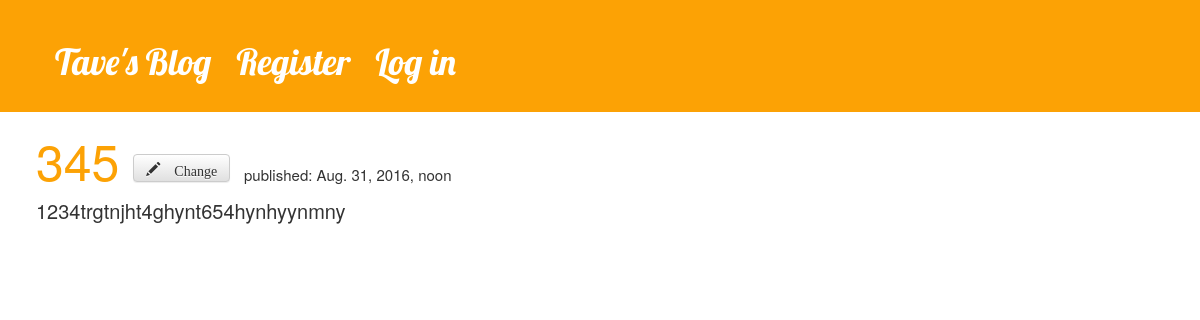
/blog/post/3/, run on the app's committed database.
### blog/models.py (models this page shows, shortened)
class Post(models.Model):
    author = models.ForeignKey('auth.User')
    title = models.CharField(max_length=200)
    text = models.TextField()
    created_date = models.DateTimeField(default=timezone.now)
    published_date = models.DateTimeField(blank=True, null=True)

### blog/views.py (the view)
# urls.py: url(r'^post/(?P<pk>[0-9]+)/$', views.post_detail, name='post_detail'),
def post_detail(request, pk):
    post = [get_object_or_404(Post, pk=pk)]
    return render(request, "blog/blog_page.html", {"posts": post})

### blog/templates/blog/blog_page.html
{% extends 'blog/base.html' %}
{% block content %}
    {% for post in posts %}
        <h1 class="post_title">
            <a href="{% url 'post_detail' pk=post.pk %}">{{ post.title }}</a>
            <a class="btn btn-default" href="{% url 'post_edit' pk=post.pk %}">
                <span class="glyphicon glyphicon-pencil">
                    Change
                </span>
            </a>
            <span class="published">published: {{ post.published_date }}</span>
        </h1>
        <p class="text">{{ post.text }} </p>
        <br>
    {% endfor %}
{% endblock content %}

### blog/static/css/blog.css (style rules this page uses)
h1 a { color: #FCA205; }
.text { font-size: 20; }
.post_title { font-size: 50; }
.published { font-size: 15; }

### data on the page
Post: title "345", published_date "Aug. 31, 2016, noon", text "1234trgtnjht4ghynt654hynhyynmny"
